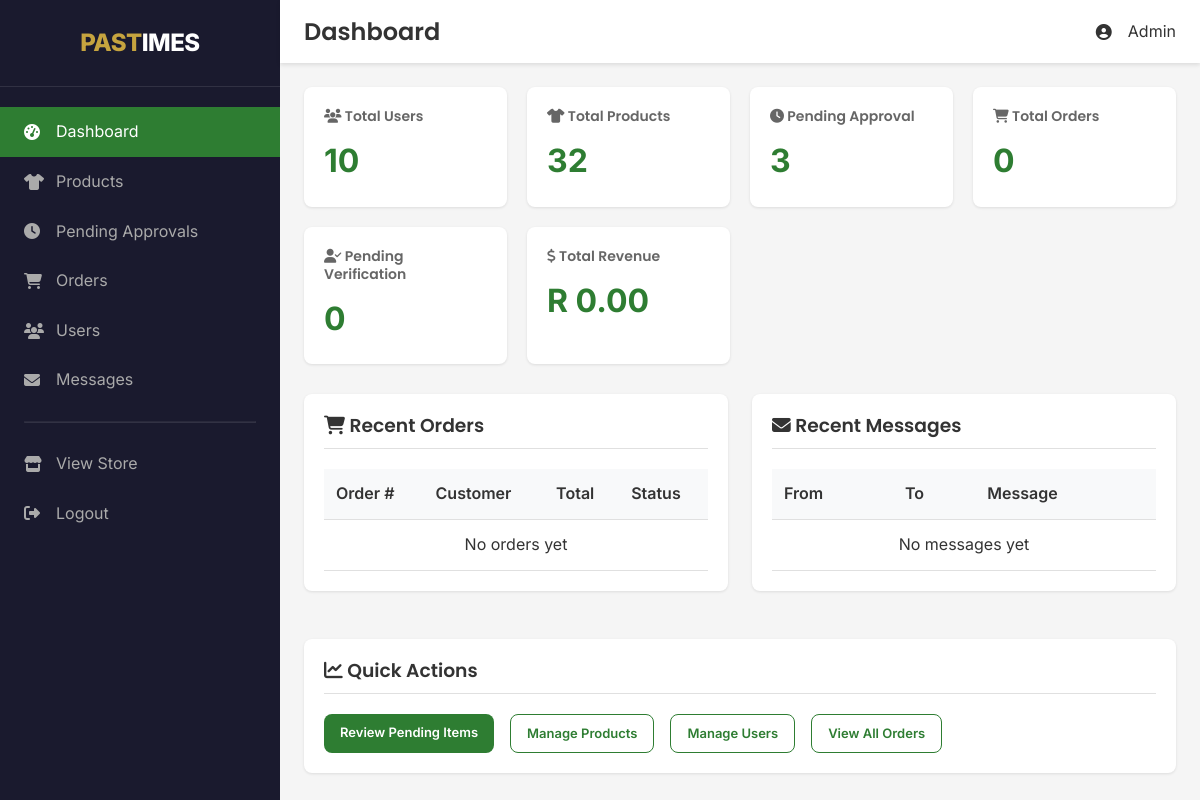
/admin/index.php (signed in), run on an earlier commit of the app's database.
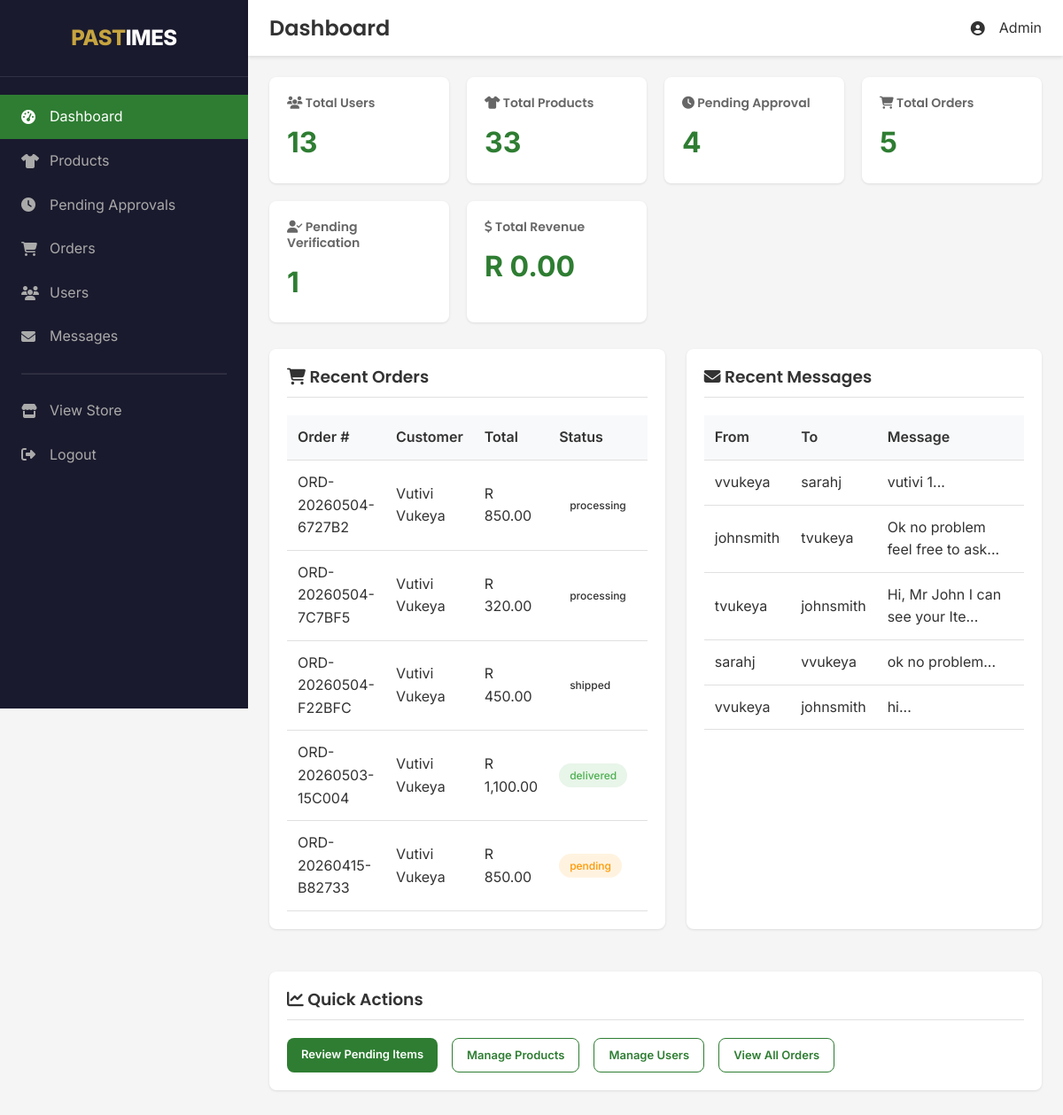
And on a later commit of the database.
### tables this page shows
CREATE TABLE `tblAorder` (
    `order_id` INT(11) NOT NULL AUTO_INCREMENT,
    `user_id` INT(11) NOT NULL,
    `order_number` VARCHAR(50) NOT NULL UNIQUE,
    `total_amount` DECIMAL(10,2) NOT NULL,
    `delivery_address` TEXT NOT NULL,
    `status` ENUM('pending', 'processing', 'shipped', 'delivered', 'cancelled') DEFAULT 'pending',
    `payment_method` VARCHAR(50) DEFAULT NULL,
    `payment_status` ENUM('pending', 'paid', 'failed') DEFAULT 'pending',
    `tracking_number` VARCHAR(100) DEFAULT NULL,
    `created_at` TIMESTAMP DEFAULT CURRENT_TIMESTAMP,
    PRIMARY KEY (`order_id`),
    FOREIGN KEY (`user_id`) REFERENCES `tblUser`(`user_id`),
    INDEX idx_order_number (`order_number`)
);

CREATE TABLE `tblUser` (
    `user_id` INT(11) NOT NULL AUTO_INCREMENT,
    `name` VARCHAR(100) NOT NULL,
    `surname` VARCHAR(100) NOT NULL,
    `email` VARCHAR(100) NOT NULL UNIQUE,
    `username` VARCHAR(50) NOT NULL UNIQUE,
    `password_hash` VARCHAR(255) NOT NULL,
    `phone` VARCHAR(20) DEFAULT NULL,
    `delivery_address` TEXT DEFAULT NULL,
    `is_verified` TINYINT(1) DEFAULT 0,
    `is_seller_verified` TINYINT(1) DEFAULT 0,
    `role` ENUM('user', 'admin') DEFAULT 'user',
    `created_at` TIMESTAMP DEFAULT CURRENT_TIMESTAMP,
    `last_login` TIMESTAMP NULL,
    PRIMARY KEY (`user_id`),
    INDEX idx_email (`email`),
    INDEX idx_username (`username`)
);

CREATE TABLE `tblMessages` (
    `message_id` INT(11) NOT NULL AUTO_INCREMENT,
    `sender_id` INT(11) NOT NULL,
    `receiver_id` INT(11) NOT NULL,
    `product_id` INT(11) DEFAULT NULL,
    `message_text` TEXT NOT NULL,
    `is_read` TINYINT(1) DEFAULT 0,
    `created_at` TIMESTAMP DEFAULT CURRENT_TIMESTAMP,
    PRIMARY KEY (`message_id`),
    FOREIGN KEY (`sender_id`) REFERENCES `tblUser`(`user_id`),
    FOREIGN KEY (`receiver_id`) REFERENCES `tblUser`(`user_id`),
    FOREIGN KEY (`product_id`) REFERENCES `tblClothes`(`product_id`)
);

### admin/index.php (the view, shortened to what this page needs)
<?php
require_once '../config/database.php';
$stats = [];
$sql = "SELECT COUNT(*) as count FROM tblUser WHERE role = 'user'";
$result = mysqli_query($conn, $sql);
$stats['users'] = mysqli_fetch_assoc($result)['count'];
$sql = "SELECT COUNT(*) as count FROM tblClothes";
$result = mysqli_query($conn, $sql);
$stats['products'] = mysqli_fetch_assoc($result)['count'];
$sql = "SELECT COUNT(*) as count FROM tblClothes WHERE status = 'pending'";
$result = mysqli_query($conn, $sql);
$stats['pending'] = mysqli_fetch_assoc($result)['count'];
$sql = "SELECT COUNT(*) as count FROM tblAorder";
$result = mysqli_query($conn, $sql);
$stats['orders'] = mysqli_fetch_assoc($result)['count'];
$sql = "SELECT COUNT(*) as count FROM tblUser WHERE is_verified = 0 AND role = 'user'";
$result = mysqli_query($conn, $sql);
$stats['pending_verification'] = mysqli_fetch_assoc($result)['count'];
$sql = "SELECT SUM(total_amount) as total FROM tblAorder WHERE payment_status = 'paid'";
$result = mysqli_query($conn, $sql);
$stats['revenue'] = mysqli_fetch_assoc($result)['total'] ?? 0;
$sql = "SELECT o.*, u.name, u.surname FROM tblAorder o JOIN tblUser u ON o.user_id = u.user_id ORDER BY o.created_at DESC LIMIT 5";
$recent_orders = mysqli_query($conn, $sql);
$sql = "SELECT m.*, u.username as sender, u2.username as receiver
        FROM tblMessages m
        JOIN tblUser u ON m.sender_id = u.user_id
        JOIN tblUser u2 ON m.receiver_id = u2.user_id
        ORDER BY m.created_at DESC LIMIT 5";
$recent_messages = mysqli_query($conn, $sql);
?>
<!DOCTYPE html>
<html lang="en">
<head>
    <link rel="stylesheet" href="../css/style.css">
    <link rel="stylesheet" href="https://cdnjs.cloudflare.com/ajax/libs/font-awesome/6.4.0/css/all.min.css">
</head>
<body>
    <div class="admin-wrapper">
        <aside class="admin-sidebar">
            <div class="logo">
                <span>PAST</span><span>IMES</span>
            </div>
            <nav>
                <a href="index.php" class="active">
                    <i class="fas fa-tachometer-alt"></i>
                    <span>Dashboard</span>
                </a>
                <a href="products.php">
                    <i class="fas fa-tshirt"></i>
                    <span>Products</span>
                </a>
                <a href="pending-approvals.php">
                    <i class="fas fa-clock"></i>
                    <span>Pending Approvals</span>
                </a>
                <a href="orders.php">
                    <i class="fas fa-shopping-cart"></i>
                    <span>Orders</span>
                </a>
                <a href="users.php">
                    <i class="fas fa-users"></i>
                    <span>Users</span>
                </a>
                <a href="messages.php">
                    <i class="fas fa-envelope"></i>
                    <span>Messages</span>
                </a>
                <hr>
                <a href="../index.php">
                    <i class="fas fa-store"></i>
                    <span>View Store</span>
                </a>
                <a href="../logout.php">
                    <i class="fas fa-sign-out-alt"></i>
                    <span>Logout</span>
                </a>
            </nav>
        </aside>
        <main class="admin-main">
            <div class="admin-header">
                <h1>Dashboard</h1>
                <div class="admin-user">
                    <i class="fas fa-user-circle"></i>
                    <span><?php echo htmlspecialchars($_SESSION['name'] ?? 'Admin'); ?></span>
                </div>
            </div>
            <div class="admin-content">
                <div class="stats-grid">
                    <div class="stat-card">
                        <h3><i class="fas fa-users"></i> Total Users</h3>
                        <div class="stat-number"><?php echo $stats['users']; ?></div>
                    </div>
                    <div class="stat-card">
                        <h3><i class="fas fa-tshirt"></i> Total Products</h3>
                        <div class="stat-number"><?php echo $stats['products']; ?></div>
                    </div>
                    <div class="stat-card">
                        <h3><i class="fas fa-clock"></i> Pending Approval</h3>
                        <div class="stat-number"><?php echo $stats['pending']; ?></div>
                    </div>
                    <div class="stat-card">
                        <h3><i class="fas fa-shopping-cart"></i> Total Orders</h3>
                        <div class="stat-number"><?php echo $stats['orders']; ?></div>
                    </div>
                    <div class="stat-card">
                        <h3><i class="fas fa-user-check"></i> Pending Verification</h3>
                        <div class="stat-number"><?php echo $stats['pending_verification']; ?></div>
                    </div>
                    <div class="stat-card">
                        <h3><i class="fas fa-dollar-sign"></i> Total Revenue</h3>
                        <div class="stat-number">R <?php echo number_format($stats['revenue'], 2); ?></div>
                    </div>
                </div>
                <div style="display: grid; grid-template-columns: 1fr 1fr; gap: 24px;">
                    <div class="section-card">
                        <h3><i class="fas fa-shopping-cart"></i> Recent Orders</h3>
                        <table class="admin-table">
                            <thead>
                                <tr><th>Order #</th><th>Customer</th><th>Total</th><th>Status</th></tr>
                            </thead>
                            <tbody>
                                <?php if (mysqli_num_rows($recent_orders) > 0): ?>
                                    <?php while ($order = mysqli_fetch_assoc($recent_orders)): ?>
                                        <tr>
                                            <td><?php echo $order['order_number']; ?></td>
                                            <td><?php echo $order['name'] . ' ' . $order['surname']; ?></td>
                                            <td>R <?php echo number_format($order['total_amount'], 2); ?></td>
                                            <td><span class="status-badge status-<?php echo $order['status']; ?>"><?php echo $order['status']; ?></span></td>
                                        </tr>
                                    <?php endwhile; ?>
                                <?php else: ?>
                                    <tr><td colspan="4" style="text-align: center;">No orders yet</td></tr>
                                <?php endif; ?>
                            </tbody>
                        </table>
                    </div>
                    <div class="section-card">
                        <h3><i class="fas fa-envelope"></i> Recent Messages</h3>
                        <table class="admin-table">
                            <thead>
                                <tr><th>From</th><th>To</th><th>Message</th></tr>
                            </thead>
                            <tbody>
                                <?php if (mysqli_num_rows($recent_messages) > 0): ?>
                                    <?php while ($msg = mysqli_fetch_assoc($recent_messages)): ?>
                                        <tr>
                                            <td><?php echo $msg['sender']; ?></td>
                                            <td><?php echo $msg['receiver']; ?></td>
                                            <td><?php echo substr($msg['message_text'], 0, 30); ?>...</td>
                                        </tr>
                                    <?php endwhile; ?>
                                <?php else: ?>
                                    <tr><td colspan="3" style="text-align: center;">No messages yet</td></tr>
                                <?php endif; ?>
                            </tbody>
                        </table>
                    </div>
                </div>
                <div class="section-card" style="margin-top: 24px;">
                    <h3><i class="fas fa-chart-line"></i> Quick Actions</h3>
                    <div style="display: flex; gap: 16px; flex-wrap: wrap;">
                        <a href="pending-approvals.php" class="btn-primary">Review Pending Items</a>
                        <a href="products.php" class="btn-outline">Manage Products</a>
                        <a href="users.php" class="btn-outline">Manage Users</a>
                        <a href="orders.php" class="btn-outline">View All Orders</a>
                    </div>
                </div>
            </div>
        </main>
    </div>
</body>
</html>

### css/style.css (style rules this page uses)
* { margin: 0; padding: 0; box-sizing: border-box; }
:root { --pastime-green: #2E7D32; --pastime-green-dark: #1B5E20; --pastime-green-light: #4CAF50; --warm-beige: #F5F0E8; --gold: #C6A43F; --gold-dark: #A8882E; --charcoal: #333333; --grey: #666666; --light-grey: #E0E0E0; --off-white: #FAFAFA; --error-red: #F44336; --success-green: #4CAF50; --warning-orange: #FF9800; --shadow: 0 2px 10px rgba(0, 0, 0, 0.1); --shadow-hover: 0 5px 20px rgba(0, 0, 0, 0.15); --radius: 8px; --transition: all 0.3s ease; }
body { font-family: 'Inter', sans-serif; color: var(--charcoal); line-height: 1.6; background-color: white; }
h1, h2, h3, h4, h5, h6 { font-family: 'Poppins', sans-serif; font-weight: 600; line-height: 1.3; }
.logo { font-size: 28px; font-weight: 800; text-decoration: none; letter-spacing: -0.5px; }
.btn-primary, .btn-outline, .btn-secondary { padding: 10px 24px; border-radius: var(--radius); font-weight: 600; text-decoration: none; transition: var(--transition); display: inline-block; cursor: pointer; border: none; font-size: 14px; }
.btn-primary { background: var(--pastime-green); color: white; }
.btn-outline { background: transparent; color: var(--pastime-green); border: 2px solid var(--pastime-green); }
.btn-outline { background: transparent; color: var(--pastime-green); border: 1px solid var(--pastime-green); border-radius: var(--radius); text-decoration: none; display: inline-flex; align-items: center; gap: 6px; cursor: pointer; transition: all 0.3s ease; }
.admin-table { width: 100%; border-collapse: collapse; }
.admin-table th, .admin-table td { padding: 12px; text-align: left; border-bottom: 1px solid var(--light-grey); }
.admin-table th { background: var(--warm-beige); font-weight: 600; }
.status-badge { display: inline-block; padding: 4px 12px; border-radius: 20px; font-size: 12px; font-weight: 500; }
.status-approved, .status-paid, .status-delivered { background: #E8F5E9; color: var(--success-green); }
.status-pending { background: #FFF3E0; color: var(--warning-orange); }

What changed in the data, as far as the page shows it:
added tblaorder: order_number "ORD-20260504-6727B2", user.name "Vutivi", user.surname "Vukeya", total_amount "850.00", status "processing"
added tblaorder: order_number "ORD-20260504-7C7BF5", user.name "Vutivi", user.surname "Vukeya", total_amount "320.00", status "processing"
added tblaorder: order_number "ORD-20260504-F22BFC", user.name "Vutivi", user.surname "Vukeya", total_amount "450.00", status "shipped"
added tblaorder: order_number "ORD-20260503-15C004", user.name "Vutivi", user.surname "Vukeya", total_amount "1,100.00", status "delivered"
added tblaorder: order_number "ORD-20260415-B82733", user.name "Vutivi", user.surname "Vukeya", total_amount "850.00", status "pending"
added tblmessages: sender.username "vvukeya", receiver.username "sarahj", message_text "vutivi 1"
added tblmessages: sender.username "johnsmith", receiver.username "tvukeya", message_text "Ok no problem feel free to ask"
added tblmessages: sender.username "tvukeya", receiver.username "johnsmith", message_text "Hi, Mr John I can see your Ite"
added tblmessages: sender.username "sarahj", receiver.username "vvukeya", message_text "ok no problem"
added tblmessages: sender.username "vvukeya", receiver.username "johnsmith", message_text "hi"
Also different on the page:
$stats['users']: "10" → "13"
$stats['products']: "32" → "33"
$stats['pending']: "3" → "4"
$stats['orders']: "0" → "5"
$stats['pending_verification']: "0" → "1"
text no longer shown: "No orders yet No messages yet"
